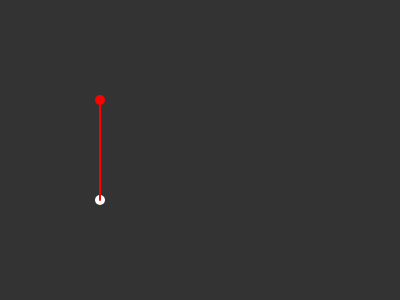
Frame 1 (no input)
Frame 60 (no input): identical to frame 1, image omitted
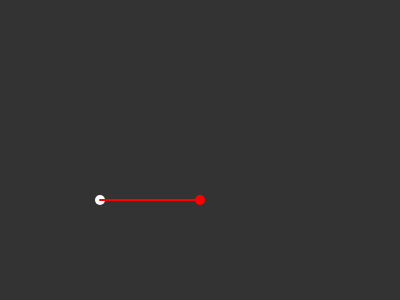
Frame 120 (the mouse pressed at the canvas centre since frame 60)

The p5.js sketch that drew these frames (run headless with seeded random() and noise() and a simulated clock; from frame 60 on, the mouse is pressed at the canvas centre):

// p5.js sketch
// ── sketch.js
function setup(){
  createCanvas(400, 300);
  angleMode(DEGREES);
}

function draw(){
  background(51);
  let x = 100;
  let y = 200;
  stroke(255);
  strokeWeight(10);
  point(x, y);

  let angle = map(mouseX, 0, width, -90, 90);
  let r = 100; // 100 pixels away
  dx = r * cos(angle);
  dy = r * sin(angle);
  stroke('red');
  point(x+dx, y+dy);
  strokeWeight(2);
  line(x, y, x+dx, y+dy);
}
